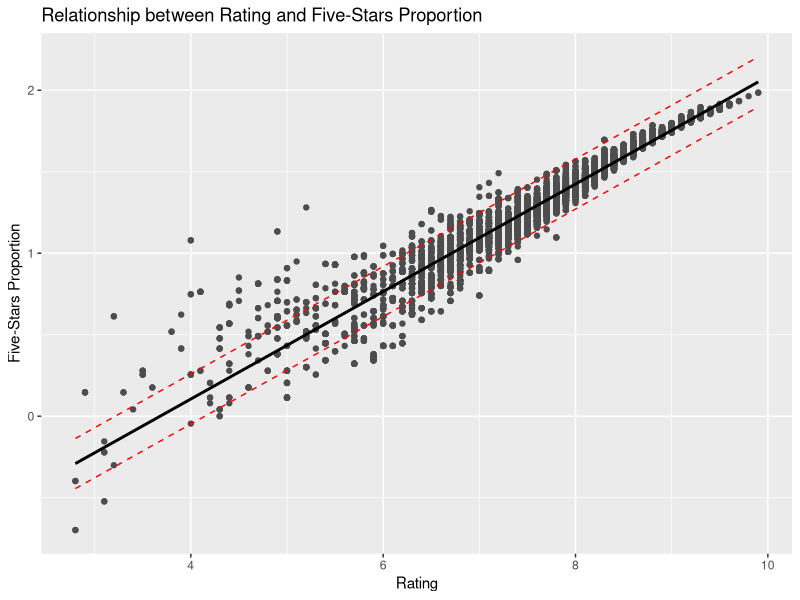

The R source for this figure: (Note: this script raises an error after producing the figure.)
library(data.table)
library(ggplot2)

data <- read.csv("movie_ratings_data.csv", fileEncoding = "utf-8")

# Build the linear regression model between the ratings of the movies and the five-stars proportion
model <- lm(log10_proportion~rating, data = data)
summary(model)

# Add the prediction interval
pred.int <- predict(model, interval = "prediction")
mydata <- cbind(data, pred.int)

# Graph the scatter plot and fit the regression line
p <- ggplot(mydata, aes(rating, log10_proportion)) +
  geom_point(colour="#4D4D4D") +labs(x="Rating", y="Five-Stars Proportion", title='Relationship between Rating and Five-Stars Proportion')+
  stat_smooth(method = lm, colour="black")

# Graph the prediction interval
p + geom_line(aes(y = lwr), color = "red", linetype = "dashed")+
  geom_line(aes(y = upr), color = "red", linetype = "dashed")

#  Establish the multiple linear regression with the response variable being the rating of the movies and the explanatory variables being the five-stars proportion and whether the movie is made in China. 
fitregion <- lm(rating~log10_proportion+is_made_in_china, data=data_region)
summary(fitregion)

# Graph the multiple linear regression with the response variable being the rating of the movies and the explanatory variables being the five-stars proportion and whether the movie is made in China. 
ggplot(data, aes(log10_proportion, rating, color=factor(is_made_in_china)))+geom_point()+
  labs(x="Five-stars Proportion", y="Rating", title="Relationship Between Rating and Five-stars Proportion")+
  theme_bw()+scale_y_log10()+geom_smooth(method="lm")+guides(color=guide_legend(title="Whether made in China \n (0:No, 1:Yes)"))

# Graph the relationships separately based on different eras. 
ggplot(data, aes(log10_proportion, rating, color=factor(is_made_in_china)))+geom_point()+
  labs(x="Five-stars Proportion", y="Rating", title="Relationship Between Rating and Five-stars Proportion")+
  theme_bw()+scale_y_log10()+geom_smooth(method="lm")+guides(color=guide_legend(title="Whether made in China \n (0:No, 1:Yes)"))+facet_wrap("era")

